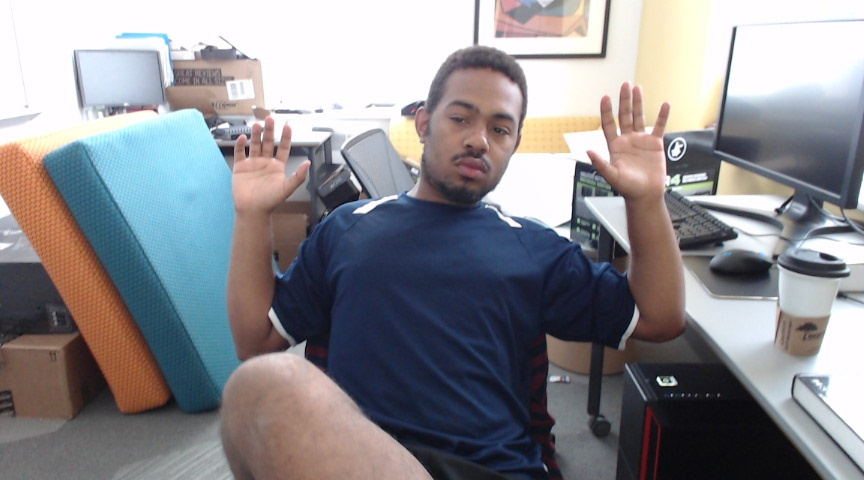
#> input picture convex/1/working/test.jpg, 864 x 480 px
$ python -i tools.py   (imports and definitions only)   (Python 2 division)
#> lines starting #> are read from the running program, lines starting #| are printed output that depends on the picture
#> further down, picture is the input picture: shape (480, 864, 3); mean B, G, R 142.5, 138, 138.9
import cv2
import constants
import numpy as np


class Tools:

    SMALL_ROUND_KERNEL = cv2.getStructuringElement(cv2.MORPH_ELLIPSE, constants.SMALL_KERNEL_SIZE)
    MID_ROUND_KERNEL = cv2.getStructuringElement(cv2.MORPH_ELLIPSE, constants.MID_KERNEL_SIZE)
    BIG_ROUND_KERNEL = cv2.getStructuringElement(cv2.MORPH_ELLIPSE, constants.BIG_KERNEL_SIZE)

    SMALL_RECT_KERNEL = cv2.getStructuringElement(cv2.MORPH_RECT, constants.SMALL_KERNEL_SIZE)
    MID_RECT_KERNEL = cv2.getStructuringElement(cv2.MORPH_RECT, constants.MID_KERNEL_SIZE)
    BIG_RECT_KERNEL = cv2.getStructuringElement(cv2.MORPH_RECT, constants.BIG_KERNEL_SIZE)

    """
       Image conversion methods
    """

    def __init__(self):
        pass

    @staticmethod
    def dilate(mask, kernel):
        return cv2.dilate(mask, kernel=kernel, iterations=2)

    @staticmethod
    def erode(mask, kernel):
        return cv2.erode(mask, kernel=kernel, iterations=2)

    @staticmethod
    def close_mask(mask, kernel):
        return cv2.morphologyEx(mask, cv2.MORPH_CLOSE, kernel=kernel)

    @staticmethod
    def close_mask(mask):
        return cv2.morphologyEx(mask, cv2.MORPH_CLOSE, Tools.SMALL_ROUND_KERNEL)


    # [26 lines left out: functions cluster, difference_image, not called in this run]

    @staticmethod
    def gray_image(f1):
        return cv2.cvtColor(f1, cv2.COLOR_BGR2GRAY)

    #  bilateral filter: expensive but remove details while keeping edge
    #  consider to do it initially to set color and not later
    # [26 lines left out: functions pre_process_image, threshold_image, denoise, not called in this run]

    @staticmethod
    def image_diff_post_processing(img):
        """
        For mask cleaning operation, gray image diff expected;
        Use for background. Should it be used for motion diff
        :return:
        """
        kernel = np.ones((5, 5), np.uint8)
        close_operated_image = cv2.morphologyEx(img, cv2.MORPH_CLOSE, kernel)
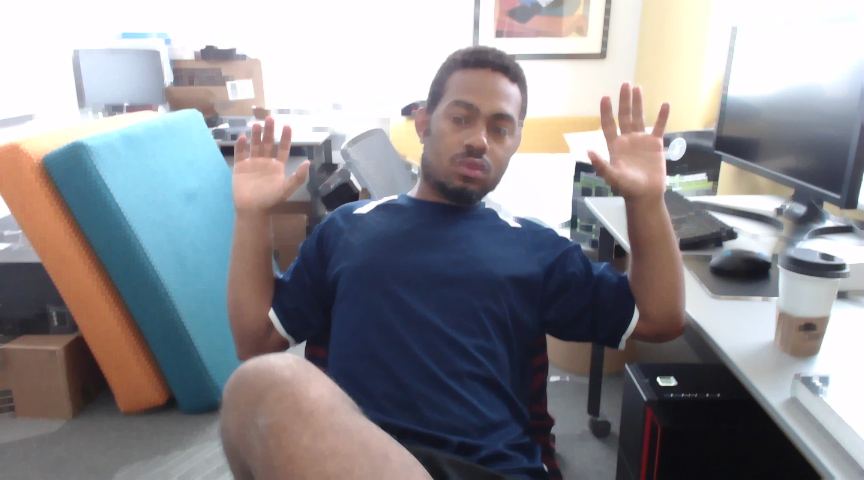
#> close_operated_image: shape (480, 864, 3); mean B, G, R 145.5, 141, 142
        #  Why does it need to be 10 ??
        _, mask = cv2.threshold(close_operated_image, 15, 255, cv2.THRESH_BINARY)
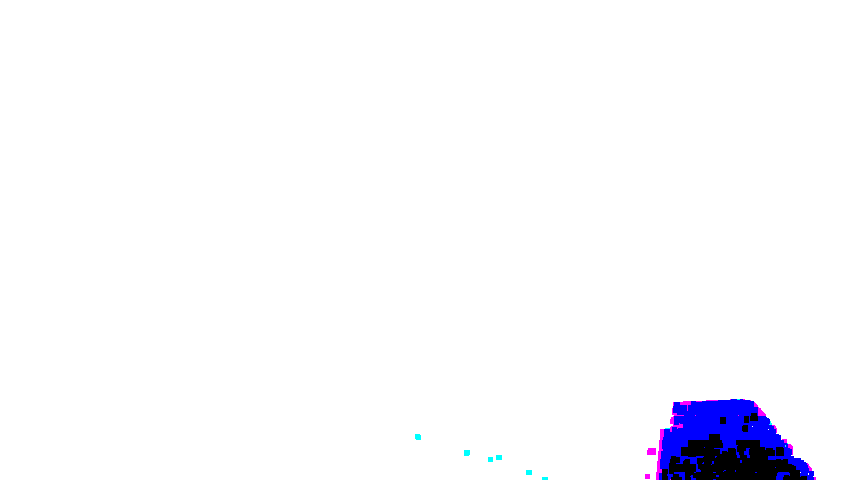
#> mask: shape (480, 864, 3); mean B, G, R 252.5, 249, 249.2
        #  This one is terrible
        #_, mask = cv2.threshold(close_operated_image, 10, 255, cv2.THRESH_BINARY + cv2.THRESH_OTSU)

        #return mask
        return cv2.medianBlur(mask, 5)


    # # unused
    # @staticmethod
    # def convert_BGR2HSV(bgr_color):
    #     color = np.uint8([[bgr_color]])
    #     return cv2.cvtColor(color, cv2.COLOR_BGR2HSV)


        # @staticmethod
        # #http://opencv-python-tutroals.readthedocs.io/en/latest/py_tutorials/py_imgproc/py_morphological_ops/py_morphological_ops.html
        # ## Closing can be done as a Dilation followed by Erosion but is not enough controllable... (kernel is the same size)
        # # Better to do it manually
        # def grow_mask(mask):
        #     # One step = closing  --> grab space between fingers
        #     #return cv2.morphologyEx(mask, cv2.MORPH_CLOSE, Tools.BIG_ROUND_KERNEL)
        #     #  Two steps: dilate and erode (erode makes it worse)
        #
        #     dilated_mask = cv2.dilate(mask, Tools.BIG_ROUND_KERNEL, iterations=2)
        #     # erosion step
        #     #eroded_mask = cv2.erode(dilated_mask, Myframe.BIG_ROUND_KERNEL, iterations=1)
        #     return dilated_mask


#
#
# def extend_mask(self):
#     self.mask = Tools.grow_mask(self.mask)
#     return self.mask

# #should be combined with below
# def __create_mask(self):
#     a_mask = np.zeros((self.height, self.width), np.uint8)
#     a_mask[constants.MASK_BORDER:self.height-constants.MASK_BORDER,
#     constants.MASK_BORDER:self.width-constants.MASK_BORDER] = 255
#     return a_mask
#
# @staticmethod
# def __create_rec_mask(rec):
#     a_mask = np.zeros((rec.height, rec.width), np.uint8)
#     a_mask[rec.y:rec.height, rec.x:rec.width] = 255
#     return a_mask


#img.shape based on image properties  -> num of rows, cols, channels
#http://docs.opencv.org/3.0-beta/doc/py_tutorials/py_core/py_basic_ops/
# py_basic_ops.html#accessing-image-properties
# >>> print img.shape
#(342, 548, 3)


#  Remove detail in an image
# gray = cv2.cvtColor(color_frame, cv2.COLOR_BGR2GRAY)
# gray = cv2.resize(gray, None, fx=0.25, fy=0.25, interpolation=cv2.INTER_AREA)
# gray = cv2.GaussianBlur(gray, (9, 9), 0.0)

>>> import cv2
>>> picture = cv2.imread('../convex/1/working/test.jpg')
>>> result = Tools().image_diff_post_processing(picture)

$ run again, on convex/1/working/left.jpg
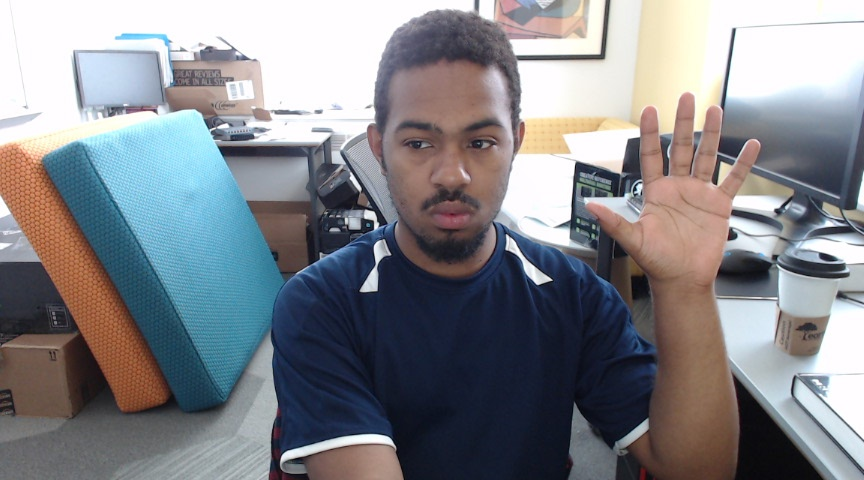
#> input picture convex/1/working/left.jpg, 864 x 480 px
#> picture is the input picture: shape (480, 864, 3); mean B, G, R 138.1, 133, 131.7
#> in image_diff_post_processing, `close_operated_image = cv2.morphologyEx(img, cv2.MORPH_CLOSE, kernel)`:
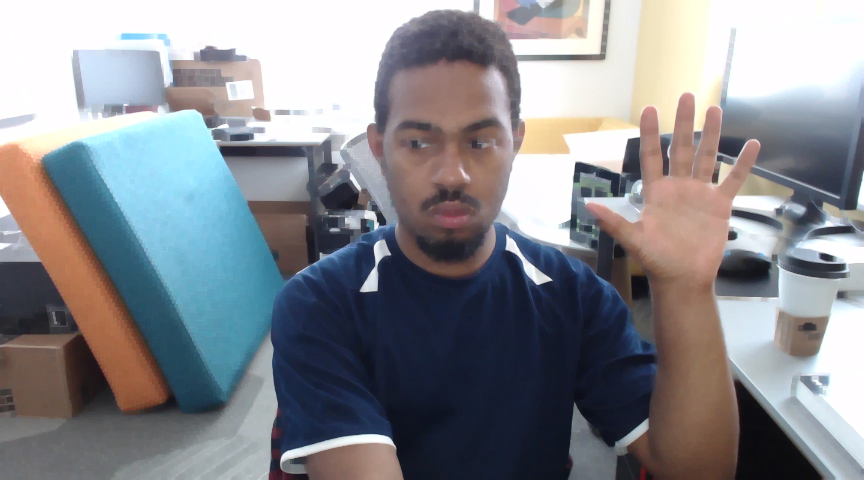
#> close_operated_image: shape (480, 864, 3); mean B, G, R 142.3, 137.2, 135.9
#> in image_diff_post_processing, `_, mask = cv2.threshold(close_operated_image, 15, 255, cv2.THRESH_BINA..`:
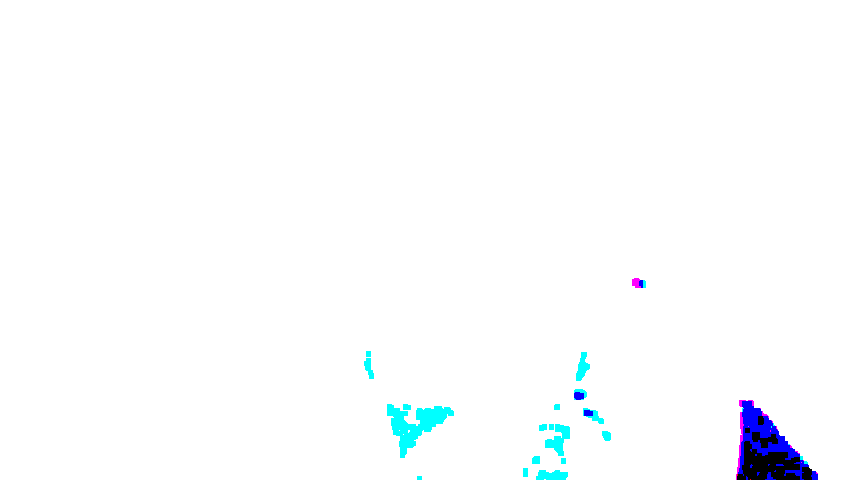
#> mask: shape (480, 864, 3); mean B, G, R 253.9, 252.6, 250.8

$ run again, on convex/1/working/right.jpg
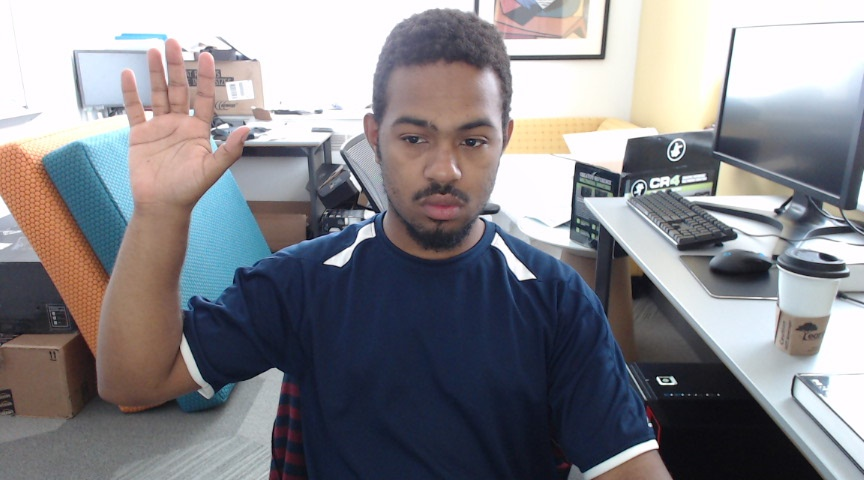
#> input picture convex/1/working/right.jpg, 864 x 480 px
#> picture is the input picture: shape (480, 864, 3); mean B, G, R 138.6, 133.7, 134.8
#> in image_diff_post_processing, `close_operated_image = cv2.morphologyEx(img, cv2.MORPH_CLOSE, kernel)`:
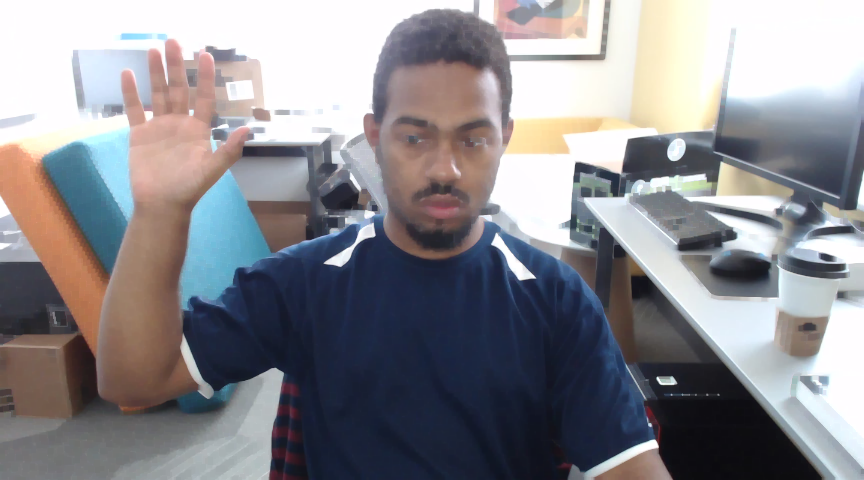
#> close_operated_image: shape (480, 864, 3); mean B, G, R 142.3, 137.4, 138.5
#> in image_diff_post_processing, `_, mask = cv2.threshold(close_operated_image, 15, 255, cv2.THRESH_BINA..`:
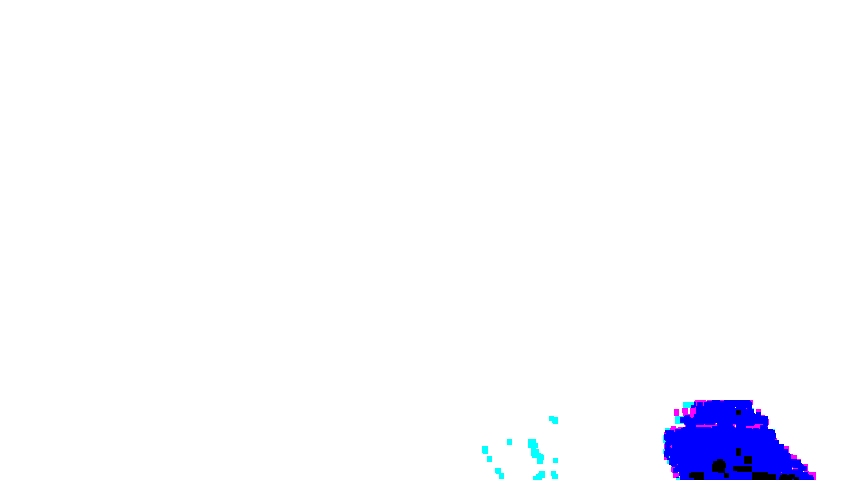
#> mask: shape (480, 864, 3); mean B, G, R 254.5, 249.6, 249.5
